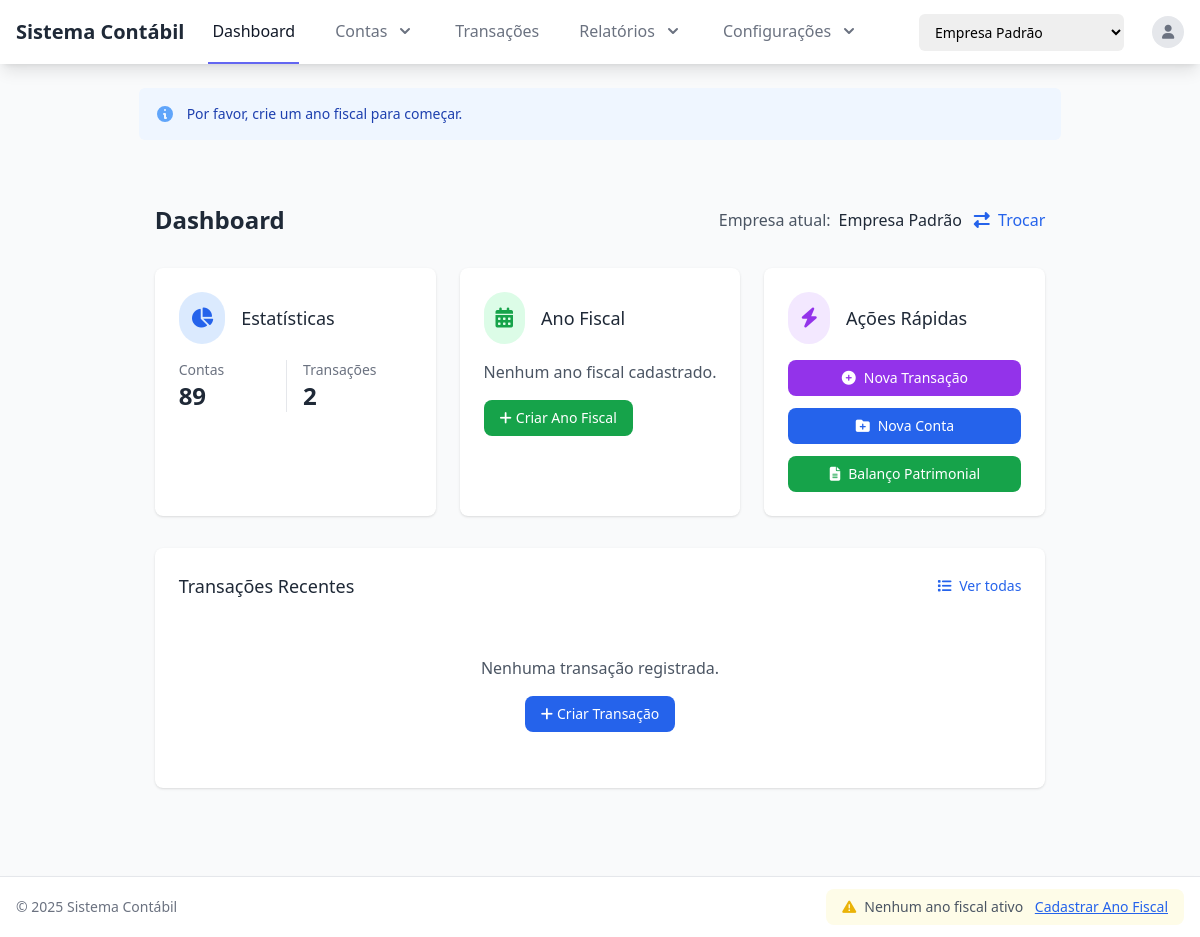
The app's page / (signed in) with its own data.
### accounts/models.py (models this page shows)
class Company(models.Model):
    name = models.CharField(_('Nome'), max_length=100)
    tax_id = models.CharField(_('CNPJ'), max_length=14, unique=True)
    address = models.TextField(_('Endereço'), blank=True)
    phone = models.CharField(_('Telefone'), max_length=20, blank=True)
    email = models.EmailField(_('Email'), blank=True)
    created_at = models.DateTimeField(_('Criado em'), auto_now_add=True)
    updated_at = models.DateTimeField(_('Atualizado em'), auto_now=True)
    def __str__(self):
        return self.name
    class Meta:
        verbose_name = _('Empresa')
        verbose_name_plural = _('Empresas')

### core/views.py (the view, shortened to what this page needs)
# urls.py: path('', views.DashboardView.as_view(), name='dashboard'),
class DashboardView(LoginRequiredMixin, TemplateView):
    template_name = 'core/dashboard.html'
    def dispatch(self, request, *args, **kwargs):
        logger.debug("============ INÍCIO DEBUG DASHBOARD ============")
        logger.debug(f"Usuário: {request.user.username} (ID: {request.user.id})")
        logger.debug(f"Empresa atual no request: {getattr(request, 'current_company', None)}")
        logger.debug(f"Empresa atual na sessão: {request.session.get('current_company_id', None)}")
        if request.user.is_authenticated:
            try:
                user_profile = request.user.profile
                logger.debug(f"Perfil do usuário: {user_profile.id}")
                logger.debug(f"Última empresa do perfil: {user_profile.last_company_id}")
                companies = user_profile.companies.all()
                logger.debug(f"Empresas do usuário: {[f'{c.id}:{c.name}' for c in companies]}")
            except Exception as e:
                logger.error(f"Erro ao selecionar empresa automaticamente: {str(e)}")
                logger.debug(f"Exceção: {str(e)}")
        logger.debug("Continuando com o processamento normal")
        logger.debug("============ FIM DEBUG DASHBOARD ============")
        return super().dispatch(request, *args, **kwargs)
    def get_context_data(self, **kwargs):
        context = super().get_context_data(**kwargs)
        company = getattr(self.request, 'current_company', None)
        logger.debug("============ INÍCIO DEBUG GET_CONTEXT_DATA ============")
        logger.debug(f"Empresa atual no request: {company}")
        logger.debug(f"Empresa atual na sessão: {self.request.session.get('current_company_id', None)}")
        logger.debug(f"Empresa atual encontrada: {company.id}:{company.name}")
        logger.debug("============ FIM DEBUG GET_CONTEXT_DATA ============")
        context['current_company'] = company
        fiscal_year = FiscalYear.objects.filter(
            company=company,
            start_date__lte=datetime.date.today(),
            end_date__gte=datetime.date.today()
        ).first()
        if not fiscal_year:
            fiscal_year = FiscalYear.objects.filter(company=company).order_by('-end_date').first()
        if fiscal_year:
            total_accounts = Account.objects.filter(company=company.id).count()
            total_transactions = Transaction.objects.filter(company=company.id).count()
            logger.debug(f"Total de contas para a empresa {company.id}: {total_accounts}")
            logger.debug(f"Total de transações para a empresa {company.id}: {total_transactions}")
            accounts_exist = Account.objects.filter(company=company.id).exists()
            transactions_exist = Transaction.objects.filter(company=company.id).exists()
            logger.debug(f"Existem contas? {accounts_exist}")
            logger.debug(f"Existem transações? {transactions_exist}")
            sample_accounts = Account.objects.filter(company=company.id)[:5]
            sample_transactions = Transaction.objects.filter(company=company.id)[:5]
            logger.debug(f"Amostra de contas: {[f'{a.id}:{a.name}' for a in sample_accounts]}")
            logger.debug(f"Amostra de transações: {[f'{t.id}:{t.description}' for t in sample_transactions]}")
            recent_transactions = Transaction.objects.filter(
                company=company.id,
                date__range=(fiscal_year.start_date, fiscal_year.end_date)
            ).order_by('-date', '-id')[:10]
            context.update({
                'current_company': company,  # Garantir que o nome da variável seja consistente
                'fiscal_year': fiscal_year,
                'total_accounts': total_accounts,
                'total_transactions': total_transactions,
                'recent_transactions': recent_transactions,
            })
        else:
            messages.info(self.request, _('Por favor, crie um ano fiscal para começar.'))
        return context

### core/context_processors.py (called while the page is built)
def active_fiscal_year(request):
    context = {
        'active_fiscal_year': None
    }
    if hasattr(request, 'current_company') and request.current_company:
        today = date.today()
        fiscal_year = FiscalYear.objects.filter(
            company=request.current_company,
            start_date__lte=today,
            end_date__gte=today,
            is_closed=False
        ).first()
        context['active_fiscal_year'] = fiscal_year
    return context

### templates/core/dashboard.html (shortened to what this page needs)
{% extends 'base.html' %}
{% load i18n %}
{% block content %}
<div class="container mx-auto px-4 py-8">
    <div class="flex justify-between items-center mb-8">
        <h1 class="text-2xl font-bold text-gray-800">Dashboard</h1>
        {% if current_company %}
        <div class="flex items-center">
            <span class="text-gray-600 mr-2">Empresa atual:</span>
            <span class="font-medium text-gray-800">{{ current_company.name }}</span>
            <a href="{% url 'company_list' %}" class="ml-3 text-blue-600 hover:text-blue-800">
                <i class="fas fa-exchange-alt mr-1"></i> Trocar
            </a>
        </div>
        {% endif %}
    </div>
    {% if current_company %}
    <div class="grid grid-cols-1 md:grid-cols-3 gap-6 mb-8">
        <div class="bg-white shadow rounded-lg p-6">
            <div class="flex items-center mb-4">
                <div class="rounded-full bg-blue-100 p-3 mr-4">
                    <i class="fas fa-chart-pie text-blue-600 text-xl"></i>
                </div>
                <h3 class="text-lg font-medium text-gray-800">Estatísticas</h3>
            </div>
            <div class="grid grid-cols-2 gap-4">
                <div class="border-r border-gray-200 pr-4">
                    <p class="text-gray-500 text-sm">Contas</p>
                    <p class="text-2xl font-bold text-gray-800">{{ current_company.accounts.count|default:"0" }}</p>
                </div>
                <div>
                    <p class="text-gray-500 text-sm">Transações</p>
                    <p class="text-2xl font-bold text-gray-800">{{ current_company.transactions.count|default:"0" }}</p>
                </div>
            </div>
        </div>
        <div class="bg-white shadow rounded-lg p-6">
            <div class="flex items-center mb-4">
                <div class="rounded-full bg-green-100 p-3 mr-4">
                    <i class="fas fa-calendar-alt text-green-600 text-xl"></i>
                </div>
                <h3 class="text-lg font-medium text-gray-800">Ano Fiscal</h3>
            </div>
            {% if fiscal_year %}
            <div>
                <p class="text-gray-500 text-sm mb-1">Período Atual</p>
                <p class="text-lg font-medium text-gray-800">{{ fiscal_year.name }}</p>
                <p class="text-sm text-gray-600">{{ fiscal_year.start_date|date:"d/m/Y" }} - {{ fiscal_year.end_date|date:"d/m/Y" }}</p>
                <div class="mt-4">
                    <a href="{% url 'fiscal_year_detail' fiscal_year.id %}" class="text-blue-600 hover:text-blue-800 text-sm font-medium">
                        <i class="fas fa-eye mr-1"></i> Ver detalhes
                    </a>
                </div>
            </div>
            {% else %}
            <div>
                <p class="text-gray-600 mb-4">Nenhum ano fiscal cadastrado.</p>
                <a href="{% url 'fiscal_year_create' %}" class="bg-green-600 hover:bg-green-700 text-white py-2 px-4 rounded-lg text-sm inline-flex items-center">
                    <i class="fas fa-plus mr-1"></i> Criar Ano Fiscal
                </a>
            </div>
            {% endif %}
        </div>
        <div class="bg-white shadow rounded-lg p-6">
            <div class="flex items-center mb-4">
                <div class="rounded-full bg-purple-100 p-3 mr-4">
                    <i class="fas fa-bolt text-purple-600 text-xl"></i>
                </div>
                <h3 class="text-lg font-medium text-gray-800">Ações Rápidas</h3>
            </div>
            <div class="grid grid-cols-1 gap-3">
                <a href="{% url 'transaction_create' %}" class="bg-purple-600 hover:bg-purple-700 text-white py-2 px-4 rounded-lg text-sm flex items-center justify-center">
                    <i class="fas fa-plus-circle mr-2"></i> Nova Transação
                </a>
                <a href="{% url 'account_create' %}" class="bg-blue-600 hover:bg-blue-700 text-white py-2 px-4 rounded-lg text-sm flex items-center justify-center">
                    <i class="fas fa-folder-plus mr-2"></i> Nova Conta
                </a>
                <a href="{% url 'balance_sheet' %}" class="bg-green-600 hover:bg-green-700 text-white py-2 px-4 rounded-lg text-sm flex items-center justify-center">
                    <i class="fas fa-file-alt mr-2"></i> Balanço Patrimonial
                </a>
            </div>
        </div>
    </div>
    <div class="bg-white shadow rounded-lg p-6 mb-8">
        <div class="flex justify-between items-center mb-6">
            <h3 class="text-lg font-medium text-gray-800">Transações Recentes</h3>
            <a href="{% url 'transaction_list' %}" class="text-blue-600 hover:text-blue-800 text-sm font-medium">
                <i class="fas fa-list mr-1"></i> Ver todas
            </a>
        </div>
        {% if recent_transactions %}
        <div class="overflow-x-auto">
            <table class="min-w-full divide-y divide-gray-200">
                <thead>
                    <tr>
                        <th class="px-4 py-3 bg-gray-50 text-left text-xs font-medium text-gray-500 uppercase tracking-wider">Data</th>
                        <th class="px-4 py-3 bg-gray-50 text-left text-xs font-medium text-gray-500 uppercase tracking-wider">Descrição</th>
                        <th class="px-4 py-3 bg-gray-50 text-left text-xs font-medium text-gray-500 uppercase tracking-wider">Conta</th>
                        <th class="px-4 py-3 bg-gray-50 text-right text-xs font-medium text-gray-500 uppercase tracking-wider">Valor</th>
                    </tr>
                </thead>
                <tbody class="bg-white divide-y divide-gray-200">
                    {% for transaction in recent_transactions %}
                    <tr>
                        <td class="px-4 py-3 whitespace-nowrap text-sm text-gray-500">{{ transaction.date|date:"d/m/Y" }}</td>
                        <td class="px-4 py-3 text-sm text-gray-900">{{ transaction.description }}</td>
                        <td class="px-4 py-3 text-sm text-gray-900">{{ transaction.account.name }}</td>
                        <td class="px-4 py-3 whitespace-nowrap text-sm text-right {% if transaction.type == 'D' %}text-red-600{% else %}text-green-600{% endif %}">
                            {{ transaction.amount|floatformat:2 }}
                        </td>
                    </tr>
                    {% endfor %}
                </tbody>
            </table>
        </div>
        {% else %}
        <div class="text-center py-8">
            <p class="text-gray-600 mb-4">Nenhuma transação registrada.</p>
            <a href="{% url 'transaction_create' %}" class="bg-blue-600 hover:bg-blue-700 text-white py-2 px-4 rounded-lg text-sm inline-flex items-center">
                <i class="fas fa-plus mr-1"></i> Criar Transação
            </a>
        </div>
        {% endif %}
    </div>
    {% endif %}
</div>
{% endblock %}

### templates/base.html (style rules this page uses)
body { display: flex; flex-direction: column; min-height: 100vh; }

### records on screen
Company: name "Empresa Padrão", accounts.count "89", transactions.count "2"

### other values on screen
{{ message }} "Por favor, crie um ano fiscal para começar."
form field company_id "Empresa Padrão"
